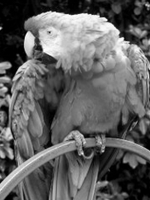
%> input picture Task4/image1.png, 150 x 200 px
$ octave Butterworthfilters.m   (GNU Octave 9; MATLAB toolbox functions it lacks are replaced by stand-ins)
%> lines starting %> are read from the running program, lines starting %| are printed output that depends on the picture
%Butterworth low and high filter with cutoff frequency 20 and n = 1
A=imread('image1.png');
%> A is the input picture: size 200x150 uint8; min 0, max 255, mean 97
s=size(A);
%> s = [200 150]
Lowfilter=zeros(s(1),s(2));
Highfilter=zeros(s(1),s(2));
B=fft2(A);
B=fftshift(B);
for i=1:s(1)
    for j=1:s(2)
        D=sqrt((i-s(1)/2+1)^2+(j-s(2)/2+1)^2);
        Lowfilter(i,j)=1/(1+(D/20)^2);
        Highfilter(i,j)=1/(1+(20/D)^2);
    end
end
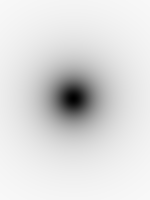
%> Highfilter: size 200x150 double; min 0, max 0.976, mean 0.867
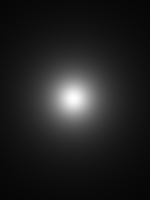
%> Lowfilter: size 200x150 double; min 0.0244, max 1, mean 0.133
C=Lowfilter.*B;%apply the Butterworth low pass filter
C=fftshift(C);
AI1=ifft2(C);%find the inverse of image
AI1=abs(AI1);%to remove a compliex part
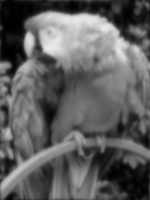
%> AI1: size 200x150 double; min 0.334, max 235.1, mean 95.2
D=Highfilter.*B;%apply the Butterworth high pass filter on the image
D=fftshift(D);
AI2=ifft2(D);%find the inverse of image
AI2=abs(AI2);%to remove a compliex part
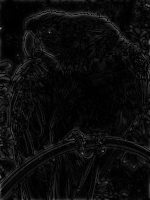
%> AI2: size 200x150 double; min 0.03, max 132.8, mean 12
figure(1), imshow(A);%to show image before apply filter
figure(2),imshow(AI1/max(AI1(:)));%to show image after apply filter
figure(3), imshow(Lowfilter);%to show Butterworth low pass filter
figure(4), imshow(AI2/max(AI2(:))); %to show image after apply Butterworth high pass filter
%> after `imshow(AI2/max(AI2(:)))`:
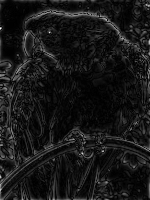
%> displayed picture: size 200x150, on the screen's scale of 0 to 255; min 0, max 255, mean 23.1
figure(5), imshow(Highfilter);%to show Butterworth high pass filter
